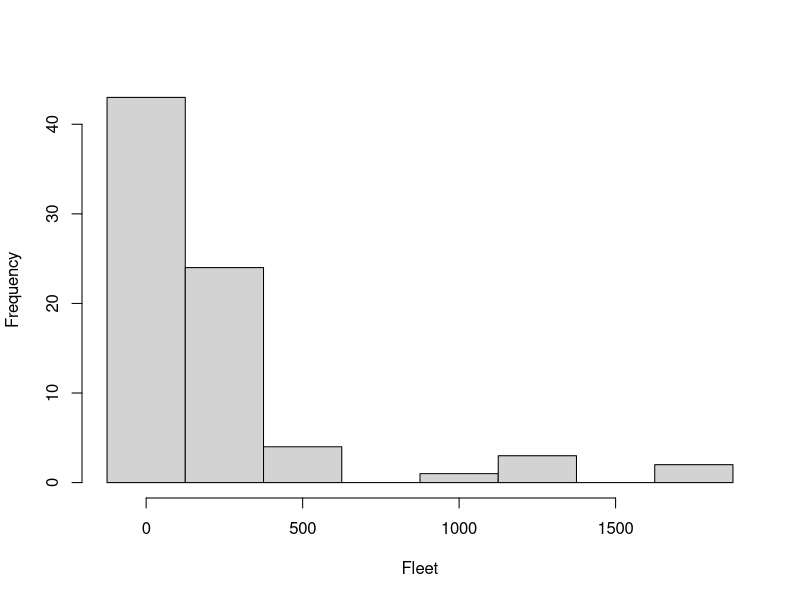
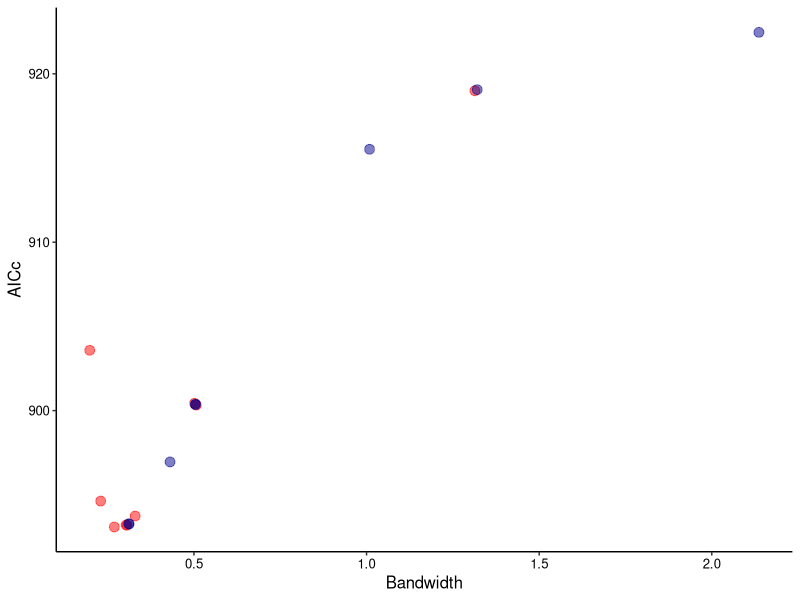
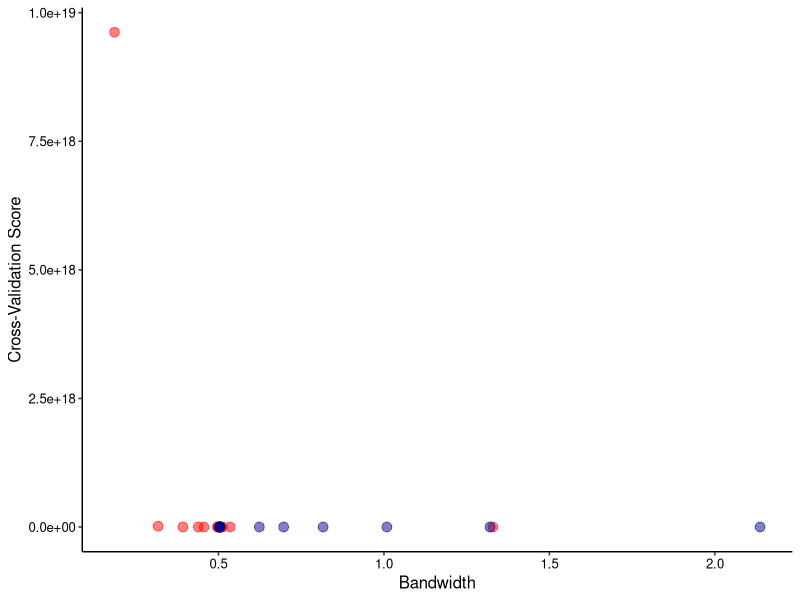
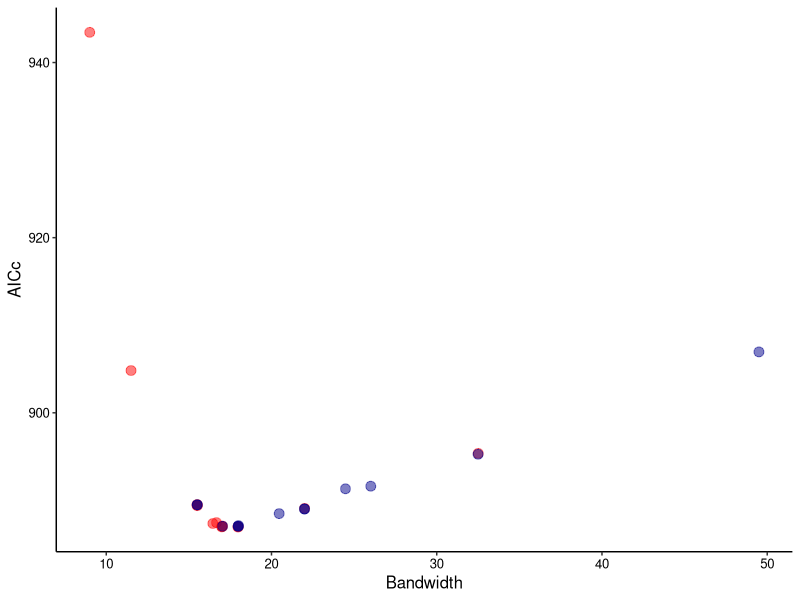
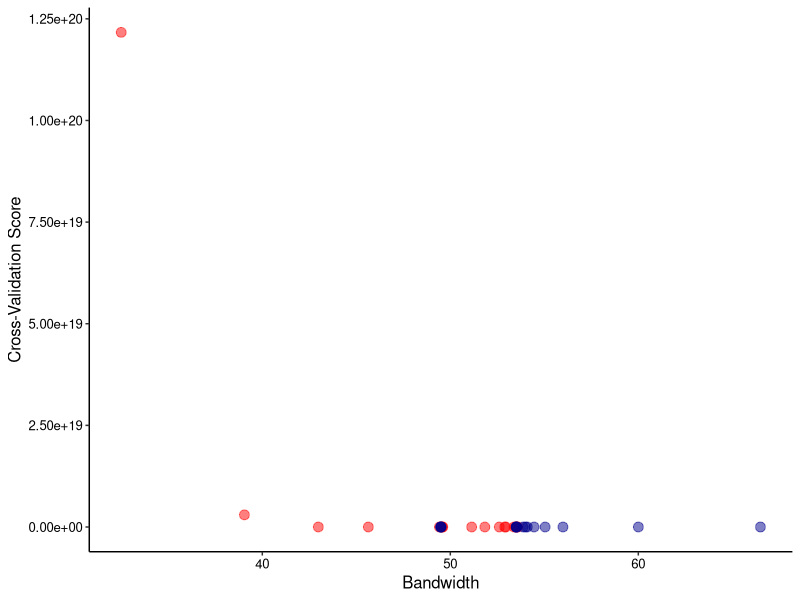
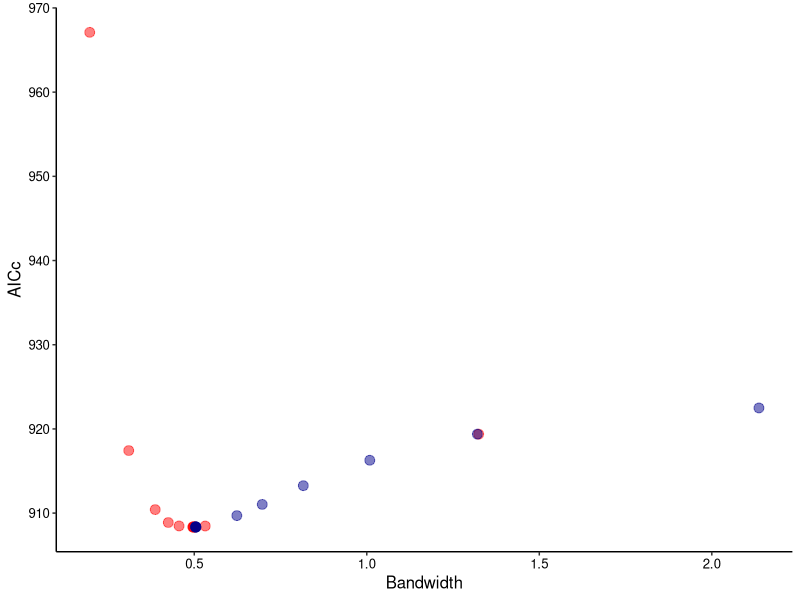
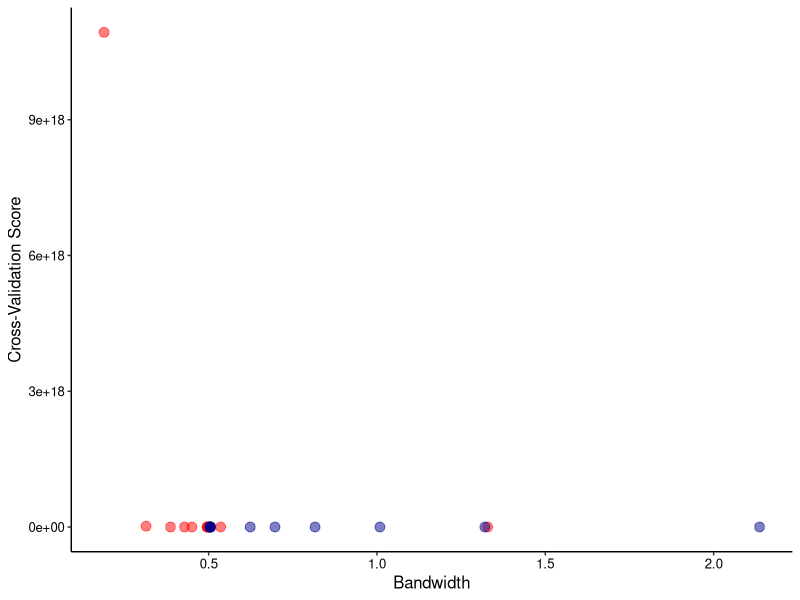
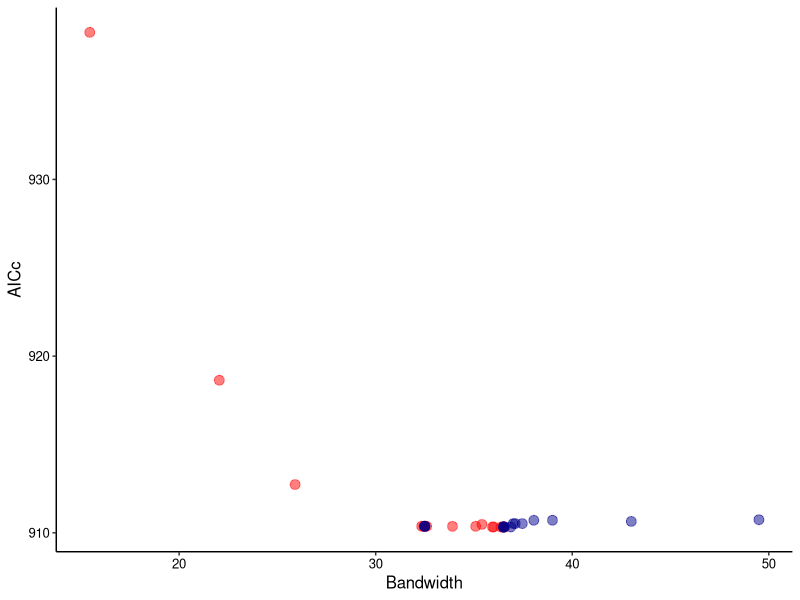

These figures' R source, in order:
############### GOLDEN SECTION SEARCH ###############
golden <- function(y, x, lat, long, method, type, gwr, offset=NULL){
  E <- 10
  COORD <- matrix(c(long, lat), ncol=2, byrow=F)
  n <- length(y)
  if (is.null(offset)){
    offset <- matrix(0, nrow=n, ncol=1)
  }
  x <- cbind(matrix(1, nrow=n, ncol=1), x)
  library(kableExtra)
  tabela1 <- matrix(c(method, type, gwr), 1, 3)%>%
    kbl(caption = "", col.names=c("method", "type", "gwr"), align=c("c", "c", "c"))%>%
    kable_classic(full_width = F, html_font = "Cambria", position="left")
  print(tabela1)
  distance <- dist(COORD, "euclidean")
  maxd <- max(distance)
  if (method=="adaptive1"){
    h0 <- 5
    h3 <- n
  }
  else if (method == "adaptiven" | method == "fixed"){
    h0 <- 0
    h3 <- maxd
  }
  r <- 0.61803399
  c <- 1-r
  if (method == "adaptive1"){
    tol <- 0.9
  }
  else{
    tol=0.1
  }
  h1 <- h0+(1-r)*(h3-h0)
  h2 <- h0+r*(h3-h0)
  tabela2 <- matrix(c(h0, h1, h2, h3), 1, 4)%>%
    kbl(caption = "", col.names=c("h0", "h1", "h2", "h3"), align=c("c", "c", "c", "c"))%>%
    kable_classic(full_width = F, html_font = "Cambria", position="left")
  print(tabela2)
  cv <- function(h, method, n, coord, x, y, type, maxd, gwr, offset, distance){
    E <- 10
    alphaii <- matrix(0, nrow=n, ncol=2)
    yhat <- matrix(0, nrow=n, ncol=1)
    S <- matrix(0, nrow=n,ncol=n)
    if (gwr=="global"){
      ym=sum(y)/length(y)
      u=(y+ym)/2
      n=log(u);
      par=1
      ddpar=1
      j=0
      aux2=0
      while (abs(ddpar)>0.00001){
        aux1=0
        dpar=1
        parold=par
        while (abs(dpar)>0.001){
          aux1=aux1+1
          if (par<0){
            par=0.00001
          }
          par=ifelse(par<E^-10,E^-10,par)
          par <- as.numeric(par)
          g=sum(digamma(par+y)-digamma(par)+log(par)+1-log(par+u)-(par+y)/(par+u))
          hess=sum(trigamma(par+y)-trigamma(par)+1/par-2/(par+u)+(y+par)/((par+u)*(par+u)))
          hess=ifelse(abs(hess)<E^-23,sign(hess)*E^-23,hess)
          hess=ifelse(hess==0,E^-23,hess)
          par0=par
          par=par0-solve(hess)*g
          if (aux1>50 & par>E^5){
            dpar= 0.0001
            aux2=aux2+1
            if (aux2==1){
              par=2
            }	
            else if (aux2==2){
              par=E^5
            }
            else if (aux2==3){
              par=0.0001
            }
          }
          else {
            dpar=par-par0
          }
        }
        a=1/par
        dev=0
        ddev=1
        i=0
        while (abs(ddev)>0.00001 & i<800){
          i=i+1
          w=(u/(1+as.numeric(a)*u))+(y-u)*(as.numeric(a)*u/(1+2*as.numeric(a)*u+as.numeric(a)^2*u*u))
          z=n+(y-u)/(w*(1+as.numeric(a)*u)) - as.numeric(offset)
          b=solve(t(x*as.numeric(w))%*%x)%*%t(x*as.numeric(w))%*%as.numeric(z)
          n=x%*%b + offset
          u=exp(n)
          olddev=dev
          u=ifelse(u<E^-150,E^-150,u)
          tt=y/u
          tt=ifelse(tt==0,E^-10,tt)
          dev=2*sum(t(y*log(tt))-(y+1/a)*log((1+a%*%y)/as.numeric(1+as.numeric(a)*u)))
          ddev=dev-olddev
        }
        if (aux2>4){
          ddpar=1E-9
        }
        else{
          ddpar=par-parold
        }
      }
      alpha=a
    }
    n=length(y)
    aux2=0
    sequ=1:n
    for (i in 1:n){
      seqi=matrix(i,nrow=n,ncol=1)
      distan=cbind(cbind(seqi, sequ), as.matrix(distance)[,i])
      u=nrow(distan)
      w=matrix(0,u,1)
      if (method=="fixed"){
        if (type=="cv"){
          for (jj in 1:u){
            if (distan[jj,3]<=maxd*0.8 & distan[jj,3]!=0){
              w[jj]=exp(-0.5*(distan[jj,3]/h)^2)
            }
            else{
              w[jj]=0
            }
          }
        }
        else{
          for (jj in 1:u){
            if (distan[jj,3]<=maxd*0.8) {
              w[jj]=exp(-0.5*(distan[jj,3]/h)^2)
            }
            else{
              w[jj]=0
            }
          }
        }
      }
      else if (method=="adaptiven"){
        if (type=="cv"){
          for (jj in 1:u){
            if (distan[jj,3]<=h & distan[jj,3]!=0){
              w[jj]=(1-(distan[jj,3]/h)**2)**2
            }
            else{
              w[jj]=0
            }
          }
        }
        else{
          for (jj in 1:u){
            if (distan[jj,3]<=h){
              w[jj]=(1-(distan[jj,3]/h)**2)**2
            }
            else{
              w[jj]=0
            }
          }
        }
      }
      else if (method=="adaptive1"){
        distan = distan[order(distan[,3]),]
        distan=cbind(distan,1:n)
        w=matrix(0,n,2)
        hn=distan[h,3]
        if (type=="cv"){
          for (jj in 1:n){
            if (distan[jj,4]<= h & distan[jj,3]!=0){
              w[jj,1]=(1-(distan[jj,3]/hn)**2)**2
            }
            else{
              w[jj,1]=0
            }
            w[jj,2]=distan[jj,2]
          }
        }
        else{
          for (jj in 1:n){
            if (distan[jj,4]<=h){
              w[jj,1]=(1-(distan[jj,3]/hn)**2)**2
            }
            else{
              w[jj,1]=0
            }
            w[jj,2]=distan[jj,2]
          }
        }
        w = w[order(w[, 2]), ]
      }
      wi=w[,1]
      ym=sum(y)/length(y)
      uj=(y+ym)/2
      nj=log(uj)
      if (i==1 | aux2==5){
        par=1
      }
      else{
        par=alphaii[i-1,2]
      }
      ddpar=1
      jj=0
      count=0
      aux2=0
      while (abs(ddpar)>0.000001){
        aux1=0
        dpar=1
        parold=par
        if (gwr=="global" | gwr=="poisson"){
          dpar=0.00001
          if (gwr=="global"){
            par=1/a
          }
        }
        # computing alpha=1/par, where par=theta #
        while (abs(dpar)>0.001){
          aux1=aux1+1
          if (gwr=="local"){
            par=ifelse(par<E^-10,E^-10,par)
            g=sum((digamma(par+y)-digamma(par)+log(par)+1-log(as.numeric(par)+uj)-(as.numeric(par)+y)/(as.numeric(par)+uj))*w[,1])
            hess=sum((trigamma(par+y)-trigamma(par)+1/par-2/(as.numeric(par)+uj)+(y+par)/((as.numeric(par)+uj)*(as.numeric(par)+uj)))*w[,1])
          }
          hess=ifelse(abs(hess)<E^-23,sign(hess)*E^-23,hess)
          hess=ifelse(hess==0,E^-23,hess)
          par0=par
          par=par0-solve(hess)*g
          if (par<=0){
            count=count+1
            if (count<10){
              par=0.000001
            }
            else{
              par=abs(par)
            }
          }
          if (aux1>50 & par>E^5){
            dpar= 0.0001
            aux2=aux2+1
            if (aux2==1){
              par=2
            }
            else if (aux2==2){
              par=1E5
            }
            else if (aux2==3){
              par=0.0001
            }
          }
          else{
            dpar=par-par0
            if (par<E^-3){
              dpar=dpar*100
            }
          }
        }
        if (gwr=="poisson"){
          alpha=0
        }
        else{
          alpha=1/par
        }
        dev=0
        ddev=1
        cont=0
        # computing beta #
        while (abs(ddev)>0.000001 & cont<800){
          cont=cont+1
          uj=ifelse(uj>E^100,E^100,uj)
          aux=(as.numeric(alpha)*uj/(1+2*as.numeric(alpha)*uj+as.numeric(alpha%*%alpha)*uj*uj))
          Ai=(uj/(1+as.numeric(alpha)*uj))+(y-uj)*aux
          Ai=ifelse(Ai<=0,E^-5,Ai)
          zj=nj+(y-uj)/(Ai*(1+as.numeric(alpha)*uj)) - offset
          #print(c("det",det(t(x)%*%((as.numeric(wi*Ai))*x))))
          if (det(t(x)%*%((as.numeric(wi*Ai))*x))<1){
            bi=matrix(0,ncol(x),1)
          }
          else{
            bi=solve(t(x)%*%(as.numeric(wi*Ai)*x))%*%t(x)%*%(as.numeric(wi*Ai)*zj)
          }
          nj=x%*%bi + offset
          nj=ifelse(nj>E^2,E^2,nj)
          uj=exp(nj)
          olddev=dev
          uj=ifelse(uj<E^-150,E^-150,uj)
          tt=y/uj
          tt=ifelse(tt==0,E^-10,tt)
          if (gwr=="poisson"){
            dev=2*sum(y*log(tt)-(y-uj))
          }
          else{
            dev=2*sum(y*log(tt)-(y+1/alpha)*log((1+alpha*y)/(1+as.numeric(alpha)*uj)))
          }
          if (cont>100){
            ddev= 0.0000001
          }
          else{
            ddev=dev-olddev
          }
        }
        jj=jj+1
        if (gwr=="global" | gwr=="poisson" | aux2>4 | jj>50 | ddpar==0.0000001){
          ddpar=E^-9
        }
        else{
          ddpar=par-parold
          if (par<E^-3){
            ddpar=ddpar*100
          }
        }
      }
      Ai2=(uj/(1+as.numeric(alpha)*uj))+(y-uj)*(as.numeric(alpha)*uj/(1+2*as.numeric(alpha)*uj+as.numeric(alpha*alpha)*uj*uj))
      if (all(apply(Ai2, 2, min)<E^-5)){
        Ai2=ifelse(Ai2<E^-5,E^-5,Ai2)
      }
      Ai=Ai2
      if (det(t(x)%*%(as.numeric(wi*Ai)*x))<1){
        S[i,]=matrix(0,1,n)
      }
      else{
        S[i,]=x[i,]%*%solve(t(x)%*%(as.numeric(wi*Ai)*x))%*%t(x*as.numeric(wi*Ai))
      }
      yhat[i]=uj[i]
      alphaii[i,1]=i
      alphaii[i,2]=alpha
    }
    alpha= alphaii[,2]
    yhat=ifelse(yhat<E^-150,E^-150,yhat)
    tt=y/yhat
    tt=ifelse(tt==0,E^-10,tt)
    if (gwr=="poisson"){
      dev=2*sum(y*log(tt)-(y-yhat))
    }
    else{
      dev=2*sum(y*log(tt)-(y+1/alpha)*log((1+alpha*y)/(1+alpha*yhat)))
    }
    if (gwr!="poisson"){
      a2=y+1/alpha
      b2=1/alpha
      c2=y+1
    }
    else{
      a2=y
      b2=1/(alpha+E^-8)
      c2=y+1
      a2=ifelse(a2==0,E^-10,a2)
    }
    algamma=matrix(0,n,1)
    blgamma=matrix(0,n,1)
    clgamma=matrix(0,n,1)
    for (i in 1:length(y)){
      algamma[i]=lgamma(a2[i])
      blgamma[i]=lgamma(b2[i])
      clgamma[i]=lgamma(c2[i])
    }
    if (gwr!="poisson"){
      ll=sum(y*log(alpha*yhat)-(y+1/alpha)*log(1+alpha*yhat)+ algamma - blgamma - clgamma )
      npar=sum(diag(S))+1
    }
    else{
      ll=sum(-yhat+y*log(yhat)-clgamma)
      npar=sum(diag(S))
    }
    #AIC= 2*npar + dev;#
    AIC= 2*npar -2*ll
    aicc= AIC +(2*npar*(npar+1))/(n-npar-1)
    cv=t(y-yhat)%*%(y-yhat)
    res=cbind(cbind(cbind(cv,aicc),npar),dev)
    return (res)
  }
  out <<- data.frame()
  if (type=="cv"){
    pos=1
  }
  else{
    if (type=="aic"){
      pos=2
    }
    else{
      pos=4
    }
  }
  res1=cv(h1, method=method, n=n, coord=COORD, x=x, y=y, type=type, maxd=maxd, gwr=gwr, offset=offset, distance=distance)
  npar1=res1[3]
  res1=res1[pos]
  res2=cv(h2, method=method, n=n, coord=COORD, x=x, y=y, type=type, maxd=maxd, gwr=gwr, offset=offset, distance=distance)
  npar2=res2[3]
  res2=res2[pos]
  if (type=="cv"){
    out <<- rbind(out, c(h1, res1, h2, res2))
    names(out) <<- c("h1", "res1", "h2", "res2")
  }
  else{
    out <<- rbind(out, c(h1, res1, npar1, h2, res2, npar2))
    names(out) <<- c("h1", "res1", "npar1", "h2", "res2", "npar2")
  }
  while(abs(h3-h0) > tol*2){
    if (res2<res1){
      h0=h1
      h1=h2
      h2=c*h1+r*h3
      res1=res2
      npar1=npar2
      res2=cv(h2, method=method, n=n, coord=COORD, x=x, y=y, type=type, maxd=maxd, gwr=gwr, offset=offset, distance=distance)
      npar2=res2[3]
      res2=res2[pos]
      if (type=="cv"){
        out <<- rbind(out, c(h1, res1, h2, res2))
      }
      else{
        out <<- rbind(out, c(h1, res1, npar1, h2, res2, npar2))
      }
    }
    else{
      h3=h2
      h2=h1
      h1=c*h2+r*h0
      res2=res1
      npar2=npar1
      res1=cv(h1, method=method, n=n, coord=COORD, x=x, y=y, type=type, maxd=maxd, gwr=gwr, offset=offset, distance=distance)
      npar1=res1[3]
      res1=res1[pos]
      if (type=="cv"){
        out <<- rbind(out, c(h1, res1, h2, res2))
      }
      else{
        out <<- rbind(out, c(h1, res1, npar1, h2, res2, npar2))
      }
    }
  }
  if (method=="adaptive1"){
    xmin = (h3+h0)/2
    h2=ceiling(xmin)
    h1=floor(xmin)
    golden1 = cv(h1, method=method, n=n, coord=COORD, x=x, y=y, type=type, maxd=maxd, gwr=gwr, offset=offset, distance=distance)
    g1= golden1[pos]
    golden2= cv(h2, method=method, n=n, coord=COORD, x=x, y=y, type=type, maxd=maxd, gwr=gwr, offset=offset, distance=distance)
    g2= golden2[pos]
    npar1=golden1[3]
    res1=golden1[pos]
    npar2=golden2[3]
    res2=golden2[pos]
    if(type=="cv"){
      out <<- rbind(out, c(h1, res1, h2, res2))
    }
    else{
      out <<- rbind(out, c(h1, res1, npar1, h2, res2, npar2))
    }
    if (g1<g2){
      xmin=h1
      npar=golden1[3]
      golden=g1
    }
    else{
      xmin=h2
      npar=golden2[3]
      golden=g2
    }
  }
  else{
    xmin = (h3+h0)/2
    golden = cv(xmin, method=method, n=n, coord=COORD, x=x, y=y, type=type, maxd=maxd, gwr=gwr, offset=offset, distance=distance)
    npar=golden[3]
    golden=golden[pos]
  }
  h1 = xmin
  res1 = golden
  npar1=npar
  h2 = NA
  res2 = NA
  npar2= NA
  if (type=="cv"){
    out <<- rbind(out, c(h1, res1, h2, res2))
    tabela3 <- matrix(c(golden, xmin), 1, 2)%>%
      kbl(caption = "", col.names=c("golden", "xmin"), align=c("c", "c"))%>%
      kable_classic(full_width = F, html_font = "Cambria", position="left")
    print(tabela3)
  }
  else{
    out <<- rbind(out, c(h1, res1, npar1, h2, res2, npar2))
    tabela3 <- matrix(c(golden, xmin, npar), 1, 3)%>%
      kbl(caption = "", col.names=c("golden", "xmin", "npar"), align=c("c", "c", "c"))%>%
      kable_classic(full_width = F, html_font = "Cambria", position="left")
    print(tabela3)
  }
  View(out)
}

### Trocas
# _dist_ ---> distance
# seq ---> sequ
# dist ---> distan

############### EXEMPLO ###############
setwd('~/PIBIC/golden_section_search')
data_gwnbr <- read.table('data_gwnbr.txt', header=T)

library(kableExtra)
library(dplyr)
matrix(c(mean(data_gwnbr$fleet), var(data_gwnbr$fleet)), 1, 2)%>%
  kbl(caption = "Fleet Variable", col.names=c("Mean", "Variance"), align=c("c", "c")) %>%
  kable_classic(full_width = F, html_font = "Cambria", position="left")
hist(data_gwnbr$fleet, breaks=c(-125, 125, 375, 625, 875, 1125, 1375, 1625, 1875), main="", xlab="Fleet", ylab="Frequency")
library(tidyverse)

############### TESTS AND PLOTS #################
# Test 1 - GWR=local METHOD=fixed TYPE=aic
golden(y=data_gwnbr$fleet,x=data_gwnbr$industry,lat=data_gwnbr$x,long=data_gwnbr$Y,method="fixed", type="aic",gwr="local")
ggplot(out,aes(x=as.numeric(h1),y=as.numeric(res1))) + geom_jitter(colour="red",alpha=0.5,size=3) +
  scale_y_continuous() + 
  scale_x_continuous() + 
  geom_point(aes(x=as.numeric(h2),y=as.numeric(res2)),colour="darkblue",alpha=.5,size=3) + 
  labs(x= "Bandwidth", y="AICc") +
  theme_test() +
  theme(axis.title.y=element_text(colour="black", size=12),
        axis.title.x = element_text(colour="black", size=12),
        axis.text = element_text(colour = "black", size=9.5),
        panel.border = element_blank(),
        axis.line = element_line(colour = "black"))
  

# Test 2 - GWR=local METHOD=fixed TYPE=cv
golden(y=data_gwnbr$fleet,x=data_gwnbr$industry,lat=data_gwnbr$x,long=data_gwnbr$Y,method="fixed", type="cv",gwr="local")
ggplot(out,aes(x=as.numeric(h1),y=as.numeric(res1))) + geom_jitter(colour="red",alpha=0.5,size=3) +
  scale_y_continuous() + 
  scale_x_continuous() + 
  geom_point(aes(x=as.numeric(h2),y=as.numeric(res2)),colour="darkblue",alpha=.5,size=3) + 
  labs(x= "Bandwidth", y="Cross-Validation Score") +
  theme_test() +
  theme(axis.title.y=element_text(colour="black", size=12),
        axis.title.x = element_text(colour="black", size=12),
        axis.text = element_text(colour = "black", size=9.5),
        panel.border = element_blank(),
        axis.line = element_line(colour = "black"))

# Test 3 - GWR=local METHOD=adaptive1 TYPE=aic
golden(y=data_gwnbr$fleet,x=data_gwnbr$industry,lat=data_gwnbr$x,long=data_gwnbr$Y,method="adaptive1", type="aic",gwr="local")
ggplot(out,aes(x=as.numeric(h1),y=as.numeric(res1))) + geom_jitter(colour="red",alpha=0.5,size=3) +
  scale_y_continuous() + 
  scale_x_continuous() + 
  geom_point(aes(x=as.numeric(h2),y=as.numeric(res2)),colour="darkblue",alpha=.5,size=3) + 
  labs(x= "Bandwidth", y="AICc") +
  theme_test() +
  theme(axis.title.y=element_text(colour="black", size=12),
        axis.title.x = element_text(colour="black", size=12),
        axis.text = element_text(colour = "black", size=9.5),
        panel.border = element_blank(),
        axis.line = element_line(colour = "black"))

# Test 4 - GWR=local METHOD=adaptive1 TYPE=cv
golden(y=data_gwnbr$fleet,x=data_gwnbr$industry,lat=data_gwnbr$x,long=data_gwnbr$Y,method="adaptive1", type="cv",gwr="local")
ggplot(out,aes(x=as.numeric(h1),y=as.numeric(res1))) + geom_jitter(colour="red",alpha=0.5,size=3) +
  scale_y_continuous() + 
  scale_x_continuous() + 
  geom_point(aes(x=as.numeric(h2),y=as.numeric(res2)),colour="darkblue",alpha=.5,size=3) + 
  labs(x= "Bandwidth", y="Cross-Validation Score") +
  theme_test() +
  theme(axis.title.y=element_text(colour="black", size=12),
        axis.title.x = element_text(colour="black", size=12),
        axis.text = element_text(colour = "black", size=9.5),
        panel.border = element_blank(),
        axis.line = element_line(colour = "black"))

# Test 5 - GWR=global METHOD=fixed TYPE=aic
golden(y=data_gwnbr$fleet,x=data_gwnbr$industry,lat=data_gwnbr$x,long=data_gwnbr$Y,method="fixed", type="aic",gwr="global")
ggplot(out,aes(x=as.numeric(h1),y=as.numeric(res1))) + geom_jitter(colour="red",alpha=0.5,size=3) +
  scale_y_continuous() + 
  scale_x_continuous() + 
  geom_point(aes(x=as.numeric(h2),y=as.numeric(res2)),colour="darkblue",alpha=.5,size=3) + 
  labs(x= "Bandwidth", y="AICc") +
  theme_test() +
  theme(axis.title.y=element_text(colour="black", size=12),
        axis.title.x = element_text(colour="black", size=12),
        axis.text = element_text(colour = "black", size=9.5),
        panel.border = element_blank(),
        axis.line = element_line(colour = "black"))

# Test 6 - GWR=global METHOD=fixed TYPE=cv
golden(y=data_gwnbr$fleet,x=data_gwnbr$industry,lat=data_gwnbr$x,long=data_gwnbr$Y,method="fixed", type="cv",gwr="global")
ggplot(out,aes(x=as.numeric(h1),y=as.numeric(res1))) + geom_jitter(colour="red",alpha=0.5,size=3) +
  scale_y_continuous() + 
  scale_x_continuous() + 
  geom_point(aes(x=as.numeric(h2),y=as.numeric(res2)),colour="darkblue",alpha=.5,size=3) + 
  labs(x= "Bandwidth", y="Cross-Validation Score") +
  theme_test() +
  theme(axis.title.y=element_text(colour="black", size=12),
        axis.title.x = element_text(colour="black", size=12),
        axis.text = element_text(colour = "black", size=9.5),
        panel.border = element_blank(),
        axis.line = element_line(colour = "black"))


# Test 7 - GWR=global METHOD=adaptive1 TYPE=aic
golden(y=data_gwnbr$fleet,x=data_gwnbr$industry,lat=data_gwnbr$x,long=data_gwnbr$Y,method="adaptive1", type="aic",gwr="global")
ggplot(out,aes(x=as.numeric(h1),y=as.numeric(res1))) + geom_jitter(colour="red",alpha=0.5,size=3) +
  scale_y_continuous() + 
  scale_x_continuous() + 
  geom_point(aes(x=as.numeric(h2),y=as.numeric(res2)),colour="darkblue",alpha=.5,size=3) + 
  labs(x= "Bandwidth", y="AICc") +
  theme_test() +
  theme(axis.title.y=element_text(colour="black", size=12),
        axis.title.x = element_text(colour="black", size=12),
        axis.text = element_text(colour = "black", size=9.5),
        panel.border = element_blank(),
        axis.line = element_line(colour = "black"))

# Test 8 - GWR=global METHOD=adaptive1 TYPE=cv
golden(y=data_gwnbr$fleet,x=data_gwnbr$industry,lat=data_gwnbr$x,long=data_gwnbr$Y,method="adaptive1", type="cv",gwr="global")
ggplot(out,aes(x=as.numeric(h1),y=as.numeric(res1))) + geom_jitter(colour="red",alpha=0.5,size=3) +
  scale_y_continuous() + 
  scale_x_continuous() + 
  geom_point(aes(x=as.numeric(h2),y=as.numeric(res2)),colour="darkblue",alpha=.5,size=3) + 
  labs(x= "Bandwidth", y="Cross-Validation Score") +
  theme_test() +
  theme(axis.title.y=element_text(colour="black", size=12),
        axis.title.x = element_text(colour="black", size=12),
        axis.text = element_text(colour = "black", size=9.5),
        panel.border = element_blank(),
        axis.line = element_line(colour = "black"))

# Test 9 - GWR=poisson METHOD=fixed TYPE=aic
# ta ficando um pouco diferente do plot do professor
golden(y=data_gwnbr$fleet,x=data_gwnbr$industry,lat=data_gwnbr$x,long=data_gwnbr$Y,method="fixed", type="aic",gwr="poisson")
ggplot(out,aes(x=as.numeric(h1),y=as.numeric(res1))) + geom_jitter(colour="red",alpha=0.5,size=3) +
  scale_y_continuous() + 
  scale_x_continuous() + 
  geom_point(aes(x=as.numeric(h2),y=as.numeric(res2)),colour="darkblue",alpha=.5,size=3) + 
  labs(x= "Bandwidth", y="AICc") +
  theme_test() +
  theme(axis.title.y=element_text(colour="black", size=12),
        axis.title.x = element_text(colour="black", size=12),
        axis.text = element_text(colour = "black", size=9.5),
        panel.border = element_blank(),
        axis.line = element_line(colour = "black"))

# Test 10 - GWR=poisson METHOD=fixed TYPE=cv
golden(y=data_gwnbr$fleet,x=data_gwnbr$industry,lat=data_gwnbr$x,long=data_gwnbr$Y,method="fixed", type="cv",gwr="poisson")
ggplot(out,aes(x=as.numeric(h1),y=as.numeric(res1))) + geom_jitter(colour="red",alpha=0.5,size=3) +
  scale_y_continuous() + 
  scale_x_continuous() + 
  geom_point(aes(x=as.numeric(h2),y=as.numeric(res2)),colour="darkblue",alpha=.5,size=3) + 
  labs(x= "Bandwidth", y="Cross-Validation Score") +
  theme_test() +
  theme(axis.title.y=element_text(colour="black", size=12),
        axis.title.x = element_text(colour="black", size=12),
        axis.text = element_text(colour = "black", size=9.5),
        panel.border = element_blank(),
        axis.line = element_line(colour = "black"))

# Test 11 - GWR=poisson METHOD=adaptive1 TYPE=aic
golden(y=data_gwnbr$fleet,x=data_gwnbr$industry,lat=data_gwnbr$x,long=data_gwnbr$Y,method="adaptive1", type="aic",gwr="poisson")
ggplot(out,aes(x=as.numeric(h1),y=as.numeric(res1))) + geom_jitter(colour="red",alpha=0.5,size=3) +
  scale_y_continuous() + 
  scale_x_continuous() + 
  geom_point(aes(x=as.numeric(h2),y=as.numeric(res2)),colour="darkblue",alpha=.5,size=3) + 
  labs(x= "Bandwidth", y="AICc") +
  theme_test() +
  theme(axis.title.y=element_text(colour="black", size=12),
        axis.title.x = element_text(colour="black", size=12),
        axis.text = element_text(colour = "black", size=9.5),
        panel.border = element_blank(),
        axis.line = element_line(colour = "black"))


# Test 12 - GWR=poisson METHOD=adaptive1 TYPE=cv
golden(y=data_gwnbr$fleet,x=data_gwnbr$industry,lat=data_gwnbr$x,long=data_gwnbr$Y,method="adaptive1", type="cv",gwr="poisson")
ggplot(out,aes(x=as.numeric(h1),y=as.numeric(res1))) + geom_jitter(colour="red",alpha=0.5,size=3) +
  scale_y_continuous() + 
  scale_x_continuous() + 
  geom_point(aes(x=as.numeric(h2),y=as.numeric(res2)),colour="darkblue",alpha=.5,size=3) + 
  labs(x= "Bandwidth", y="Cross-Validation Score") +
  theme_test() +
  theme(axis.title.y=element_text(colour="black", size=12),
        axis.title.x = element_text(colour="black", size=12),
        axis.text = element_text(colour = "black", size=9.5),
        panel.border = element_blank(),
        axis.line = element_line(colour = "black"))
